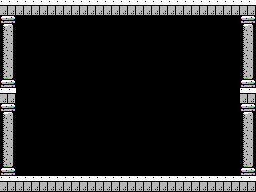

This game map was drawn from its Tiled (.tmx) file and the tilesets committed beside it. A one-line description and the full map source follow:
An orthogonal 32x24 tile map with 8x8 px tiles, 1 tile layer (Tile Layer 1) and 1 object (item).

<map version="1.0" orientation="orthogonal" renderorder="right-down" width="32" height="24" tilewidth="8" tileheight="8" nextobjectid="8">
 <properties>
  <property name="down" value="stairs" />
  <property name="up" value="stairs" />
 </properties>
 <tileset firstgid="1" name="tiles" tilewidth="8" tileheight="8" tilecount="256" columns="16">
  <image source="tiles.png" width="128" height="128" />
 </tileset>
 <layer name="Tile Layer 1" width="32" height="24">
  <data encoding="csv">
156,156,156,156,156,156,156,156,156,156,156,156,156,156,156,156,156,156,156,156,156,156,156,156,156,156,156,156,156,156,156,156,
152,152,152,152,152,152,152,152,152,152,152,152,152,152,152,152,152,152,152,152,152,152,152,152,152,152,152,152,152,152,152,152,
244,245,1,1,1,1,1,1,1,1,1,1,1,1,1,1,1,1,1,1,1,1,1,1,1,1,1,1,1,1,244,245,
196,197,1,1,1,1,1,1,1,1,1,1,1,1,1,1,1,1,1,1,1,1,1,1,1,1,1,1,1,1,196,197,
212,213,1,1,1,1,1,1,1,1,1,1,1,1,1,1,1,1,1,1,1,1,1,1,1,1,1,1,1,1,212,213,
212,213,1,1,1,1,1,1,1,1,1,1,1,1,1,1,1,1,1,1,1,1,1,1,1,1,1,1,1,1,212,213,
212,213,1,1,1,1,1,1,1,1,1,1,1,1,1,1,1,1,1,1,1,1,1,1,1,1,1,1,1,1,212,213,
212,213,1,1,1,1,1,1,1,1,1,1,1,1,1,1,1,1,1,1,1,1,1,1,1,1,1,1,1,1,212,213,
212,213,1,1,1,1,1,1,1,1,1,1,1,1,1,1,1,1,1,1,1,1,1,1,1,1,1,1,1,1,212,213,
228,229,1,1,1,1,1,1,1,1,1,1,1,1,1,1,1,1,1,1,1,1,1,1,1,1,1,1,1,1,228,229,
244,245,1,1,1,1,1,1,1,1,1,1,1,1,1,1,1,1,1,1,1,1,1,1,1,1,1,1,1,1,244,245,
156,156,1,1,1,1,1,1,1,1,1,1,1,1,1,1,1,1,1,1,1,1,1,1,1,1,1,1,1,1,156,156,
152,152,1,1,1,1,1,1,1,1,1,1,1,1,1,1,1,1,1,1,1,1,1,1,1,1,1,1,1,1,152,152,
244,245,1,1,1,1,1,1,1,1,1,1,1,1,1,1,1,1,1,1,1,1,1,1,1,1,1,1,1,1,244,245,
196,197,1,1,1,1,1,1,1,1,1,1,1,1,1,1,1,1,1,1,1,1,1,1,1,1,1,1,1,1,196,197,
212,213,1,1,1,1,1,1,1,1,1,1,1,1,1,1,1,1,1,1,1,1,1,1,1,1,1,1,1,1,212,213,
212,213,1,1,1,1,1,1,1,1,1,1,1,1,1,1,1,1,1,1,1,1,1,1,1,1,1,1,1,1,212,213,
212,213,1,1,1,1,1,1,1,1,1,1,1,1,1,1,1,1,1,1,1,1,1,1,1,1,1,1,1,1,212,213,
212,213,1,1,1,1,1,1,1,1,1,1,1,1,1,1,1,1,1,1,1,1,1,1,1,1,1,1,1,1,212,213,
212,213,1,1,1,1,1,1,1,1,1,1,1,1,1,1,1,1,1,1,1,1,1,1,1,1,1,1,1,1,212,213,
228,229,1,1,1,1,1,1,1,1,1,1,1,1,1,1,1,1,1,1,1,1,1,1,1,1,1,1,1,1,228,229,
244,245,1,1,1,1,1,1,1,1,1,1,1,1,1,1,1,1,1,1,1,1,1,1,1,1,1,1,1,1,244,245,
156,156,156,156,156,156,156,156,156,156,156,156,156,156,156,156,156,156,156,156,156,156,156,156,156,156,156,156,156,156,156,156,
152,152,152,152,152,152,152,152,152,152,152,152,152,152,152,152,152,152,152,152,152,152,152,152,152,152,152,152,152,152,152,152
</data>
 </layer>
 <objectgroup name="objects">
  <object id="2" type="item" x="120" y="160" width="16" height="16" />
 </objectgroup>
</map>
